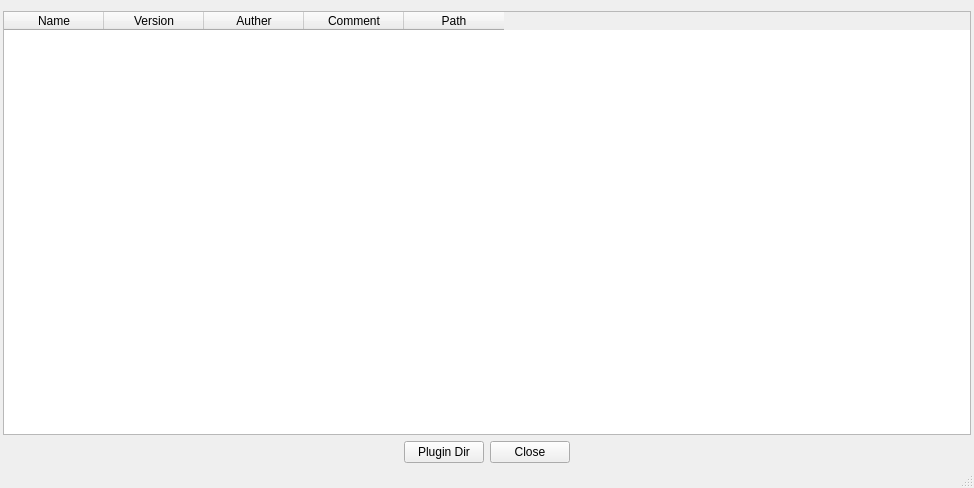
<?xml version="1.0" encoding="UTF-8"?>
<ui version="4.0">
 <class>PluginMgrClass</class>
 <widget class="QMainWindow" name="PluginMgrClass">
  <property name="geometry">
   <rect>
    <x>0</x>
    <y>0</y>
    <width>974</width>
    <height>488</height>
   </rect>
  </property>
  <property name="windowTitle">
   <string>PluginMgr</string>
  </property>
  <widget class="QWidget" name="centralWidget">
   <layout class="QVBoxLayout" name="verticalLayout">
    <property name="leftMargin">
     <number>3</number>
    </property>
    <property name="rightMargin">
     <number>3</number>
    </property>
    <property name="bottomMargin">
     <number>3</number>
    </property>
    <item>
     <widget class="QTableWidget" name="pluginTable">
      <column>
       <property name="text">
        <string>Name</string>
       </property>
      </column>
      <column>
       <property name="text">
        <string>Version</string>
       </property>
      </column>
      <column>
       <property name="text">
        <string>Auther</string>
       </property>
      </column>
      <column>
       <property name="text">
        <string>Comment</string>
       </property>
      </column>
      <column>
       <property name="text">
        <string>Path</string>
       </property>
      </column>
     </widget>
    </item>
    <item>
     <layout class="QHBoxLayout" name="horizontalLayout">
      <item>
       <spacer name="horizontalSpacer_2">
        <property name="orientation">
         <enum>Qt::Horizontal</enum>
        </property>
        <property name="sizeHint" stdset="0">
         <size>
          <width>40</width>
          <height>20</height>
         </size>
        </property>
       </spacer>
      </item>
      <item>
       <widget class="QPushButton" name="pluginDirBt">
        <property name="text">
         <string>Plugin Dir</string>
        </property>
       </widget>
      </item>
      <item>
       <widget class="QPushButton" name="cancelBt">
        <property name="text">
         <string>Close</string>
        </property>
       </widget>
      </item>
      <item>
       <spacer name="horizontalSpacer">
        <property name="orientation">
         <enum>Qt::Horizontal</enum>
        </property>
        <property name="sizeHint" stdset="0">
         <size>
          <width>40</width>
          <height>20</height>
         </size>
        </property>
       </spacer>
      </item>
     </layout>
    </item>
   </layout>
  </widget>
  <widget class="QStatusBar" name="statusBar"/>
 </widget>
 <layoutdefault spacing="6" margin="11"/>
 <resources/>
 <connections>
  <connection>
   <sender>cancelBt</sender>
   <signal>clicked()</signal>
   <receiver>PluginMgrClass</receiver>
   <slot>close()</slot>
   <hints>
    <hint type="sourcelabel">
     <x>539</x>
     <y>449</y>
    </hint>
    <hint type="destinationlabel">
     <x>637</x>
     <y>461</y>
    </hint>
   </hints>
  </connection>
  <connection>
   <sender>pluginDirBt</sender>
   <signal>clicked()</signal>
   <receiver>PluginMgrClass</receiver>
   <slot>slot_openPluginDir()</slot>
   <hints>
    <hint type="sourcelabel">
     <x>453</x>
     <y>453</y>
    </hint>
    <hint type="destinationlabel">
     <x>463</x>
     <y>490</y>
    </hint>
   </hints>
  </connection>
 </connections>
 <slots>
  <slot>slot_openPluginDir()</slot>
 </slots>
</ui>
